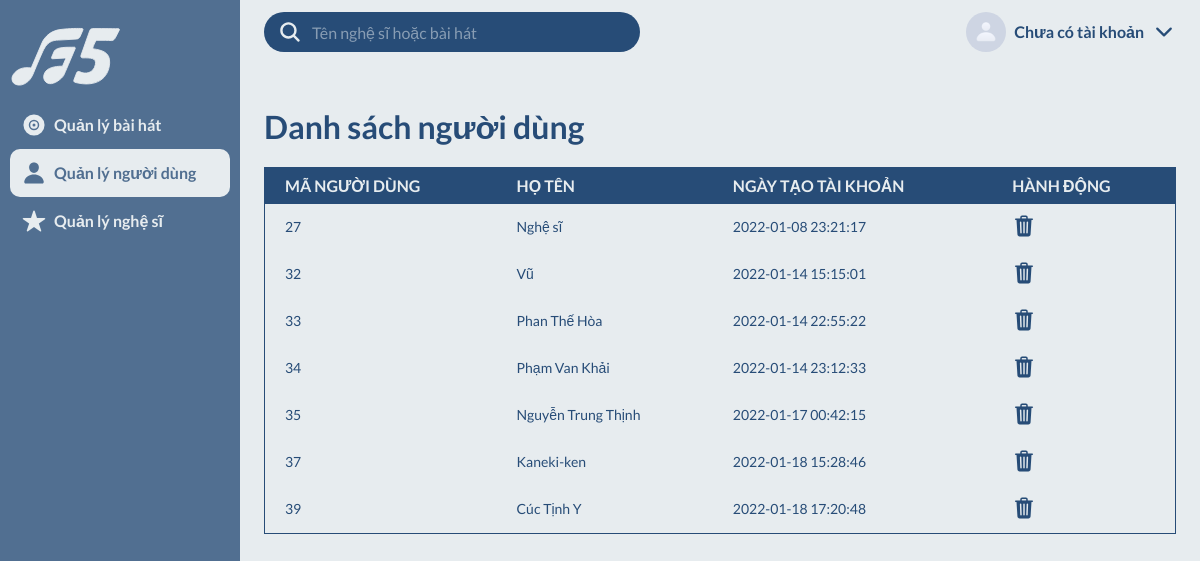
The page /manage_users.php on the database its author committed.
### tables this page shows
CREATE TABLE `users` (
  `id` int(30) NOT NULL,
  `stagename` varchar(255) NOT NULL,
  `username` varchar(50) NOT NULL,
  `password` text NOT NULL,
  `type` int(1) NOT NULL DEFAULT 2,
  `date_created` datetime NOT NULL DEFAULT current_timestamp(),
  `image` varchar(100) DEFAULT NULL,
  `occupation` varchar(255) NOT NULL
);

### manage_users.php (the view, shortened to what this page needs)
<!DOCTYPE html>
<html lang="en">
    <head>
        <link rel="stylesheet" href="./css/base.css" />
        <link rel="stylesheet" href="./css/app.css" />
        <link rel="stylesheet" href="./css/search.css" />
        <link rel="stylesheet" href="./css/table.css" />
    </head>
    <body>
        <div class="grid">
            <div class="sidebar">
                <img src="./assets/Logo F5.svg" alt="" class="logo" />
                <nav class="nav">
                    <ul class="nav-top">
                        <li class="nav-item">
                            <a href="manage_songs.php" class="nav-link">
                                <ion-icon name="disc"></ion-icon>Quản lý bài hát
                            </a>
                        </li>
                        <li class="nav-item">
                            <a href="manage_users.php" class="nav-link selected">
                                <ion-icon name="person"></ion-icon>Quản lý người dùng
                            </a>
                        </li>
                        <li class="nav-item">
                            <a href="manage_artists.php" class="nav-link">
                                <ion-icon name="star"></ion-icon>Quản lý nghệ sĩ
                            </a>
                        </li>
                    </ul>
                </nav>
            </div>
            <header class="header">
                <form action="search.php" method="post" class="search-engine">
                    <ion-icon name="search"></ion-icon>
                    <input
                        type="text" name="search1" id="search"
                        class="search-input"
                        placeholder="Tên nghệ sĩ hoặc bài hát" autocomplete="off" required
                    />
                </form>
                <?php if(isset($_SESSION['currAdmin'])){?>
                <div class="user">
                    <img
                        src="<?='./assets/avatar/'.$_SESSION['path']?>"
                        alt="Avatar"
                        class="user-avatar"
                    />
                    <span class="user-name"><?=$_SESSION['name']?></span>
                    <ion-icon name="chevron-down-outline"></ion-icon>
                    <ul class="nav sub-menu">
                        <li class="nav-item">
                            <a href="view_user.php" class="nav-link">
                                <ion-icon name="person"></ion-icon>Trang cá nhân
                            </a>
                        </li>
                        <li class="nav-item">
                            <a href="logout.php" class="nav-link">
                                <ion-icon name="log-out-outline"></ion-icon>Đăng
                                xuất
                            </a>
                        </li>
                    </ul>
                </div>
                <?php }else{?>
                <div class="user">
                    <img
                        src="./assets/img/iconTrang.jpg"
                        alt="Avatar"
                        class="user-avatar"
                    />
                    <span class="user-name">Chưa có tài khoản</span>
                    <ion-icon name="chevron-down-outline"></ion-icon>
                </div>
                <?php }?>
            </header>
            <main class="main">
                <h1 class="table-title">Danh sách người dùng</h1>
                <table id = "songs">
                    <thead>
                        <tr>
                            <th>Mã Người Dùng</th>
                            <th>Họ Tên</th>
                            <th>Ngày Tạo Tài Khoản</th>
                            <th>Hành Động</th>
                        </tr>
                    </thead>
                <?php
                    include 'db_connect.php';
                    $sql_song = "SELECT * FROM users where type = 2";
                    $result_song = mysqli_query($conn, $sql_song);
                    while($row=mysqli_fetch_array($result_song)){
                ?>
                    <tbody>
                        <tr>
                            <td><?php echo $row['id']; ?></td>
                            <td><?php echo $row['stagename']; ?></td>
                            <td><?php echo $row['date_created']; ?></td>
                            <td>
                                <a href="delete_user.php?id=<?php echo $row['id']; ?>">
                                    <ion-icon name="trash"></ion-icon>
                                </a>
                            </td>
                        </tr>
                    </tbody>
                <?php
                    }
                ?>
                </table>
            </main>
    </body>
</html>

### css/base.css (style rules this page uses)
:root { --primary-color: #274c77; --secondary-color: #e7ecef; --half-secondary-color: #516f91; --brigde: 8px; }
*, *:after, *:before { box-sizing: inherit; margin: 0; padding: 0; }
html { font-size: 62.5%; line-height: 1.6rem; font-family: "Lato", sans-serif; box-sizing: border-box; }
body { height: 100vh; background-color: var(--secondary-color); }
ion-icon { font-size: 2.4rem; cursor: pointer; }
a { color: unset; text-decoration: none; transition: all 0.25s ease; }
input, button, textarea { font-family: "Lato", sans-serif; }
li { list-style: none; }
.logo { width: 50%; }
.grid { display: grid; min-height: 100vh; grid-gap: 0; grid-template-columns: minmax(12rem, 24rem) repeat(11, 1fr); grid-template-rows: repeat(12, 1fr); }
.sidebar { grid-row-start: 1; grid-row-end: 13; }
.header { grid-area: 1/2/2/13; }
.main { grid-area: 2/2/11/13; }
.user:after { content: ""; position: absolute; top: 100%; right: 0; left: 0; height: var(--brigde); }

### css/app.css (style rules this page uses)
.sidebar { display: flex; flex-direction: column; position: fixed; z-index: 99; width: 24rem; background-color: var(--half-secondary-color); padding: 1rem; height: 100vh; }
.nav { display: flex; flex-direction: column; justify-content: space-between; flex-grow: 1; margin-bottom: 99px; }
.nav-link { display: flex; align-items: center; gap: 8px; font-size: 1.6rem; padding: 1.2rem; font-weight: 600; color: var(--secondary-color); }
.selected { background-color: var(--secondary-color); color: var(--half-secondary-color); border-radius: 1rem; }
.header { --gap: 2.4rem; position: fixed; z-index: 99; top: 0; right: 0; left: 24rem; display: flex; justify-content: space-between; height: 64px; padding: 1.2rem var(--gap); background-color: var(--secondary-color); }
.search-engine { position: relative; display: flex; align-items: center; gap: 1rem; max-width: 376px; width: 100%; background-color: var(--primary-color); color: var(--secondary-color); padding: 0.8rem 1.4rem; border-radius: 3rem; }
.search-input { flex-grow: 1; background-color: transparent; color: var(--secondary-color); font-size: 1.6rem; border: 0; outline: none; }
.search-input::placeholder { opacity: 0.5; color: var(--secondary-color); }
.user { display: flex; align-items: center; gap: 8px; color: var(--primary-color); position: absolute; right: var(--gap); cursor: pointer; }
.user-avatar { flex-shrink: 0; width: 4rem; height: 4rem; border-radius: 50%; object-fit: cover; }
.user-name { color: var(--primary-color); font-size: 1.6rem; font-weight: 600; }
.main { height: auto; padding: 1.2rem 2.4rem; }

### css/table.css (style rules this page uses)
table { font-family: "Lato", sans-serif; color: var(--primary-color); border-collapse: collapse; text-align: left; width: 100%; border: 1px solid var(--primary-color); }
table tr { background: var(--secondary-color); }
table th { font-size: 1.6rem; font-weight: bold; text-transform: uppercase; padding: 10px 20px; background-color: var(--primary-color); color: var(--secondary-color); }
table td { font-size: 1.4rem; padding: 10px 20px; }
.table-title { font-size: 3.2rem; color: var(--primary-color); margin: 4rem 0 3.2rem; }

### rows shown on the page
users: id "27", stagename "Nghệ sĩ", date_created "2022-01-08 23:21:17"
users: id "32", stagename "Vũ", date_created "2022-01-14 15:15:01"
users: id "33", stagename "Phan Thế Hòa", date_created "2022-01-14 22:55:22"
users: id "34", stagename "Phạm Van Khải", date_created "2022-01-14 23:12:33"
users: id "35", stagename "Nguyễn Trung Thịnh", date_created "2022-01-17 00:42:15"
users: id "37", stagename "Kaneki-ken", date_created "2022-01-18 15:28:46"
users: id "39", stagename "Cúc Tịnh Y", date_created "2022-01-18 17:20:48"
